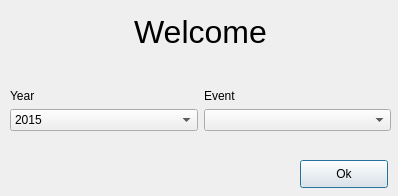
<?xml version="1.0" encoding="UTF-8"?>
<ui version="4.0">
 <class>Dialog</class>
 <widget class="QDialog" name="Dialog">
  <property name="geometry">
   <rect>
    <x>0</x>
    <y>0</y>
    <width>398</width>
    <height>196</height>
   </rect>
  </property>
  <property name="windowTitle">
   <string/>
  </property>
  <widget class="QWidget" name="gridLayoutWidget">
   <property name="geometry">
    <rect>
     <x>10</x>
     <y>10</y>
     <width>381</width>
     <height>121</height>
    </rect>
   </property>
   <layout class="QGridLayout" name="gridLayout">
    <item row="2" column="1">
     <widget class="QComboBox" name="event_box"/>
    </item>
    <item row="1" column="0">
     <widget class="QLabel" name="year_label">
      <property name="sizePolicy">
       <sizepolicy hsizetype="Preferred" vsizetype="Preferred">
        <horstretch>0</horstretch>
        <verstretch>0</verstretch>
       </sizepolicy>
      </property>
      <property name="text">
       <string>Year</string>
      </property>
      <property name="alignment">
       <set>Qt::AlignBottom|Qt::AlignLeading|Qt::AlignLeft</set>
      </property>
     </widget>
    </item>
    <item row="1" column="1">
     <widget class="QLabel" name="event_label">
      <property name="sizePolicy">
       <sizepolicy hsizetype="Preferred" vsizetype="Preferred">
        <horstretch>0</horstretch>
        <verstretch>0</verstretch>
       </sizepolicy>
      </property>
      <property name="text">
       <string>Event</string>
      </property>
      <property name="alignment">
       <set>Qt::AlignBottom|Qt::AlignLeading|Qt::AlignLeft</set>
      </property>
     </widget>
    </item>
    <item row="2" column="0">
     <widget class="QComboBox" name="year_box">
      <property name="layoutDirection">
       <enum>Qt::LeftToRight</enum>
      </property>
      <item>
       <property name="text">
        <string>2015</string>
       </property>
      </item>
     </widget>
    </item>
    <item row="0" column="0" colspan="2">
     <widget class="QLabel" name="label">
      <property name="font">
       <font>
        <pointsize>24</pointsize>
       </font>
      </property>
      <property name="text">
       <string>Welcome</string>
      </property>
      <property name="alignment">
       <set>Qt::AlignCenter</set>
      </property>
     </widget>
    </item>
   </layout>
  </widget>
  <widget class="QPushButton" name="buttonBox">
   <property name="geometry">
    <rect>
     <x>300</x>
     <y>160</y>
     <width>88</width>
     <height>28</height>
    </rect>
   </property>
   <property name="font">
    <font>
     <weight>50</weight>
     <bold>false</bold>
     <underline>false</underline>
    </font>
   </property>
   <property name="text">
    <string>Ok</string>
   </property>
  </widget>
 </widget>
 <resources/>
 <connections/>
</ui>
